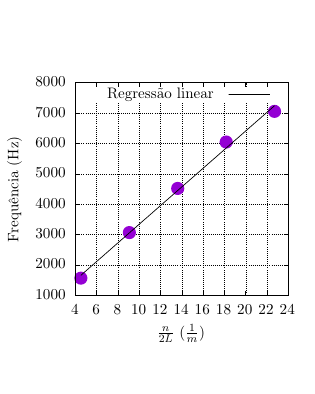

This chart was generated by the following gnuplot code:
set terminal epslatex standalone size 8cm,10cm
set output "l-const.tex"

set xrange[*:*] noreverse writeback
set yrange[*:*] noreverse writeback

set xlabel "$\\frac{n}{2L}$ $(\\frac{1}{m})$"
set ylabel "Frequência (Hz)"

set grid


set style line 1 lt 1 lc "black" lw 2

set key right top


f(x) = a*x + b
a = 310.015


set pointsize 3


fit f(x) "l-const.dat" via a,b
plot "l-const.dat" t ""  pointtype 7, f(x) t  " Regressão linear " ls 1
